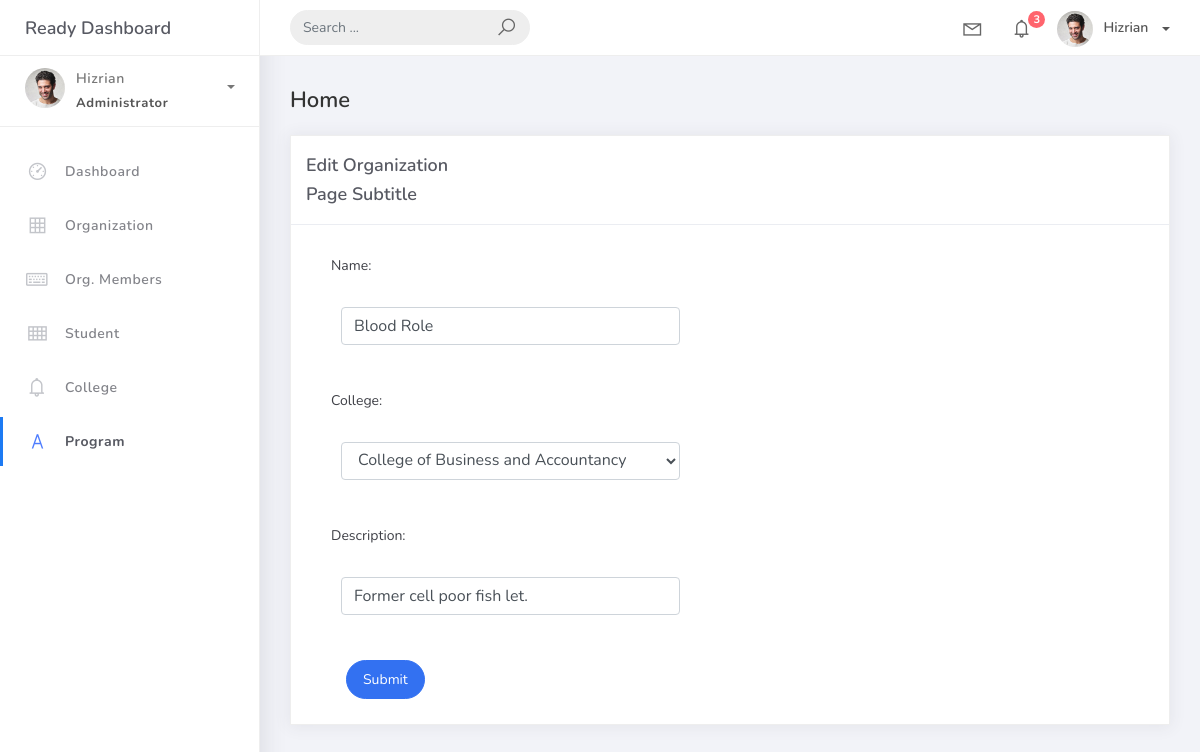
The app's page /organization_list/7, older data.
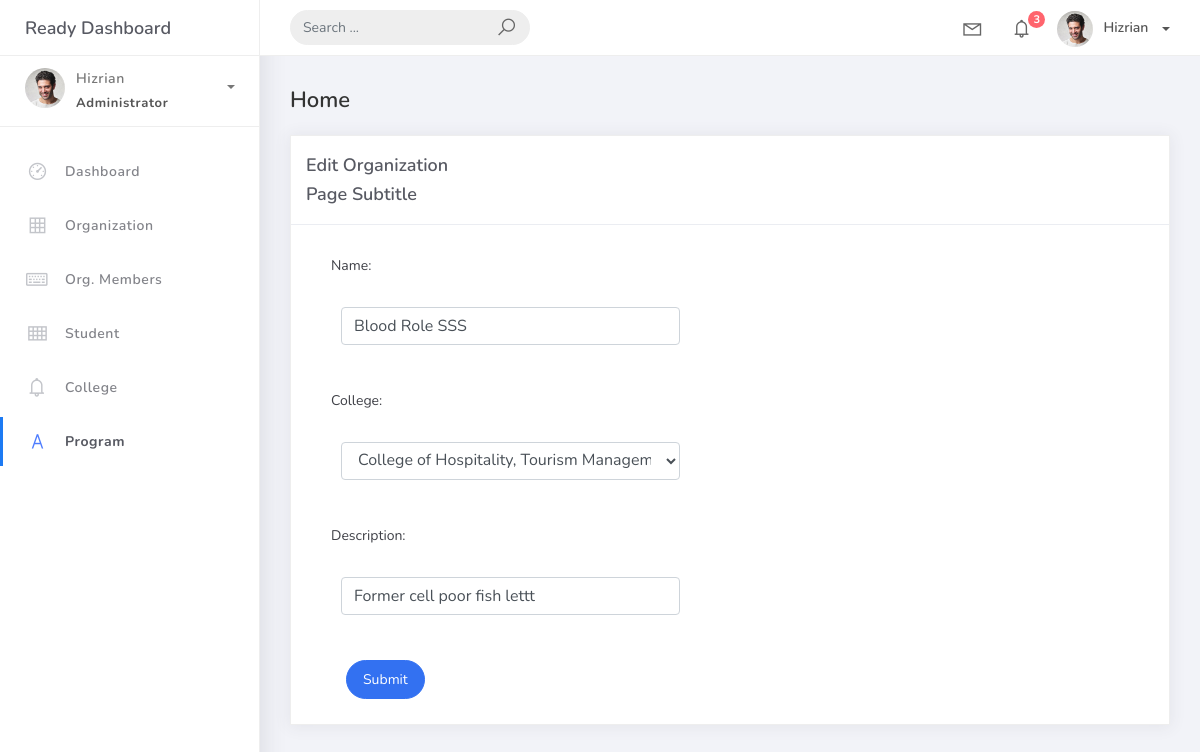
The same page, newer data.
### studentorg/models.py (models this page shows, shortened)
class BaseModel(models.Model):
    created_at = models.DateTimeField(auto_now_add=True, db_index=True)
    updated_at = models.DateTimeField(auto_now=True)
    class Meta:
        abstract = True

class Organization(BaseModel):
    name = models.CharField(max_length=250)
    college = models.ForeignKey(
        College, null=True, blank=True, on_delete=models.CASCADE)
    description = models.CharField(max_length=500)

### studentorg/views.py (the view)
# urls.py: path('organization_list/<pk>', OrganizationUpdateView.as_view(), name='organization-update'),
class OrganizationUpdateView(UpdateView):
    model = Organization
    form_class = OrganizationForm
    template_name = 'org_edit.html'
    success_url = reverse_lazy('organization-list')

### studentorg/forms.py
class OrganizationForm(ModelForm):
    class Meta:
        model = Organization
        fields = "__all__"

### studentorg/models.py (called while the page is built)
    def __str__(self):
        return self.college_name

### templates/org_edit.html
{% extends 'base.html' %} {% load static %} {% block content %}
<div class="content">
    <div class="container-fluid">
        <h4 class="page-title">Home</h4>
        <div class="row">
            <div class="col-md-12">
                <div class="card">
                    <div class="card-header">
                        <div class="card-title">Edit Organization</div>
                        <div class="card-title">Page Subtitle</div>
                    </div>
                    <div class="col-md-6">
                    <div class="card-body">
                        <form class="" action="" method="post" novalidate>
                            {% csrf_token %} {% include 'includes/form.html' %}
                            <div class="form-group">
                                <div class="col-md-12 col-sm-3">
                                    <button type="submit" class="btn btn-primary btn-rounded">Submit</button>
                                </div>
                            </div>
                        </form>
                    </div>
                    </div>
                </div>
            </div>
        </div>
    </div>
</div>
{% endblock %}

### templates/includes/form.html (shortened to what this page needs)
{% load widget_tweaks %}
{% for field in form %}
<div class="field item form-group">
    <label>{{ field.label_tag }}</label>
    <div class="form-group">
      {% render_field field class="form-control" %}
    </div>
</div>
{% endfor %}

Row changes from the older to the newer data that the page shows:
changed Organization: name "Blood Role" → "Blood Role SSS"; college "College of Business and Accountancy" → "College of Hospitality, Tourism Management"; description "Former cell poor fish let." → "Former cell poor fish lettt"
